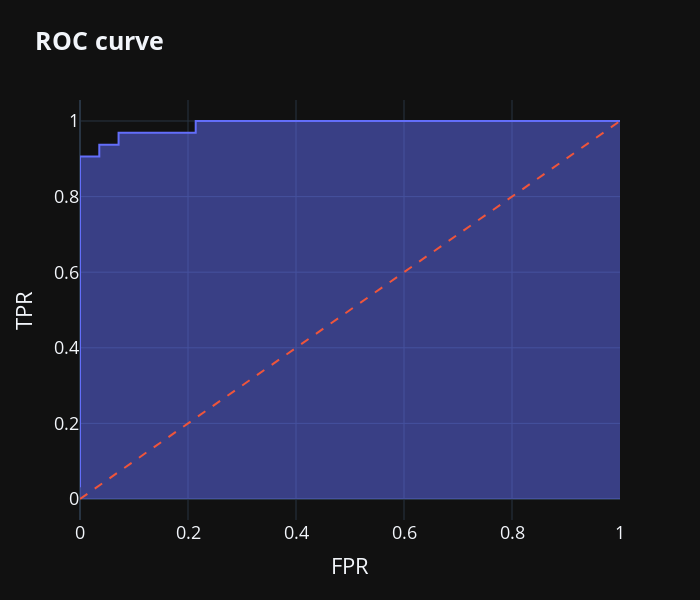

Notebook code cell kept with this figure:
### Code cell
y_prob = model(x_test).detach().cpu().numpy().flatten()
print(f'AUC-ROC: {auc_roc(y_test, y_prob): 0.4f}')
roc_curve_plot(y_test, y_prob, fill=True)

### Figure 1 — Plotly figure (JSON) as saved in the notebook; plotly's stock layout.template omitted (floating-point values rounded to 4 significant figures)
{"data": [{"fillpattern": {"shape": ""}, "hovertemplate": "FPR=%{x}<br>TPR=%{y}<extra></extra>", "legendgroup": "", "line": {"color": "#636efa"}, "marker": {"symbol": "circle"}, "mode": "lines", "name": "", "orientation": "v", "showlegend": false, "stackgroup": "1", "x": [0.0, 0.0, 0.0, 0.0, 0.0, 0.0, 0.0, 0.0, 0.0, 0.0, 0.0, 0.0, 0.0, 0.0, 0.0, 0.0, 0.0, 0.0, 0.0, 0.0, 0.0, 0.0, 0.0, 0.0, 0.0, 0.0, 0.0, 0.0, 0.0, 0.03571, 0.03571, 0.07143, 0.07143, 0.1071, 0.1429, 0.1786, 0.2143, 0.2143, 0.25, 0.2857, 0.3214, 0.3571, 0.3929, 0.4286, 0.4643, 0.5, 0.5357, 0.5714, 0.6071, 0.6429, 0.6786, 0.7143, 0.75, 0.7857, 0.8214, 0.8571, 0.8929, 0.9286, 0.9643, 1.0], "xaxis": "x", "y": [0.03125, 0.0625, 0.09375, 0.125, 0.1562, 0.1875, 0.2188, 0.25, 0.2812, 0.3125, 0.3438, 0.375, 0.4062, 0.4375, 0.4688, 0.5, 0.5312, 0.5625, 0.5938, 0.625, 0.6562, 0.6875, 0.7188, 0.75, 0.7812, 0.8125, 0.8438, 0.875, 0.9062, 0.9062, 0.9375, 0.9375, 0.9688, 0.9688, 0.9688, 0.9688, 0.9688, 1.0, 1.0, 1.0, 1.0, 1.0, 1.0, 1.0, 1.0, 1.0, 1.0, 1.0, 1.0, 1.0, 1.0, 1.0, 1.0, 1.0, 1.0, 1.0, 1.0, 1.0, 1.0, 1.0], "yaxis": "y", "type": "scatter"}, {"line": {"dash": "dash"}, "mode": "lines", "showlegend": false, "x": [0, 1], "y": [0, 1], "type": "scatter"}], "layout": {"xaxis": {"anchor": "y", "domain": [0.0, 1.0], "title": {"text": "FPR"}}, "yaxis": {"anchor": "x", "domain": [0.0, 1.0], "title": {"text": "TPR"}}, "legend": {"tracegroupgap": 0}, "title": {"text": "<b>ROC curve</b>"}, "font": {"size": 18}, "autosize": false, "width": 700, "height": 600}}
